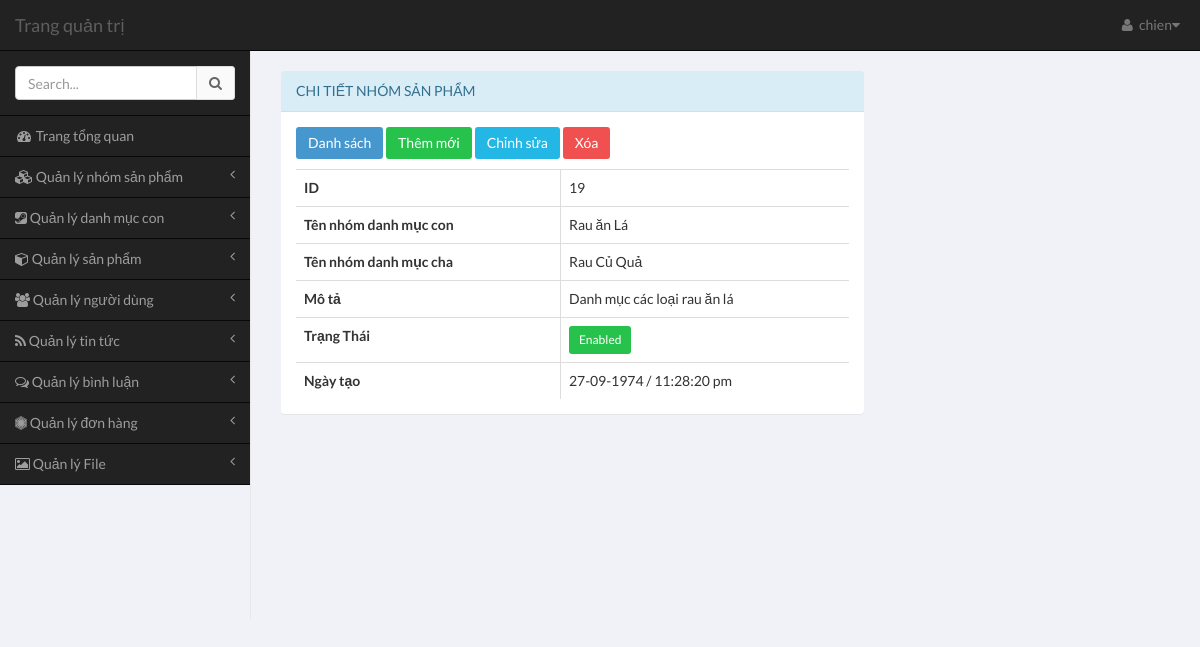
/admin/pages/index.php?module=subcate&action=view-subcate&id=19 (signed in), run on the app's committed database.
### tables this page shows
CREATE TABLE `subcategory` (
  `subcate_id` int(11) NOT NULL,
  `subcate_name` varchar(100) NOT NULL,
  `parent_id` int(11) NOT NULL,
  `description` varchar(255) DEFAULT NULL,
  `status` tinyint(6) DEFAULT '1',
  `created_date` int(11) DEFAULT NULL
);

CREATE TABLE `category` (
  `category_id` int(11) NOT NULL,
  `category_name` varchar(100) NOT NULL,
  `description` varchar(255) DEFAULT NULL,
  `status` tinyint(6) DEFAULT '1',
  `created_date` int(11) DEFAULT NULL
);

### common/database.php (called while the page is built, shortened)
<?php
$mysqli = mysqli_connect(DB_HOST, DB_USER, DB_PASS, DB_NAME);
mysqli_set_charset($mysqli,"utf8");
function get_all($table,$fiels_name = false,$field_val = false,$limit = false){
	global $mysqli;
	$data = [];
	$sql = "SELECT * FROM $table";
	$res = mysqli_query($mysqli,$sql);
	if ($res && mysqli_num_rows($res)) {
		while ($row = mysqli_fetch_assoc($res)) {
			$data[] = $row;
		}
	}
	return $data;
}
function get_one($table,$field_name,$field_value){
	global $mysqli;
	$sql = "SELECT * FROM $table WHERE $field_name = '$field_value'";
	$res = mysqli_query($mysqli,$sql);
	return mysqli_fetch_assoc($res);
}
?>

### admin/pages/modules/subcate/view-subcate.php (the view, shortened to what this page needs)
<?php
$carts = get_all('category');
if (!empty($_GET['id'])) {
	$row = get_one('subcategory','subcate_id',$_GET['id']);
}else{
	echo 'Tham so id khong hop le';
}
?>
<div class="row">
	<div class="col-md-8">
		<section class="panel panel-info" style="margin-top: 20px;">
			<header class="panel-heading" >
				Chi tiết nhóm sản phẩm
			</header>
			<div class="panel-body table-responsive">
				<p>
					<a href="index.php?module=subcate&action=list-subcate" class="btn btn-primary">
						Danh sách
					</a>
					<a href="index.php?module=subcate&action=add-subcate" class="btn btn-success">
						Thêm mới
					</a>
					<a href="index.php?module=subcate&action=edit-subcate&id=<?php echo $row['subcate_id'] ?>" class="btn btn-info">
						Chỉnh sửa
					</a>
					<a href="index.php?module=subcate&action=delete-subcate&id=<?php echo $row['subcate'] ?>" class="btn btn-danger" onclick="return confirm('Bạn có chắc chắc muốn xóa (Sẽ ảnh hưởng tới các sản phẩm)? ')">
						Xóa
					</a>
				</p>
				<?php if($row) : ?>
					<table class="table table-bordered table-hover">
						<tbody>
							<tr>
								<th>ID</th>
								<td><?php echo $row['subcate_id']; ?></td>
							</tr>
							<tr>
								<th>Tên nhóm danh mục con</th>
								<td><?php echo $row['subcate_name']; ?></td>
							</tr>
							<tr>
								<th>Tên nhóm danh mục cha</th>
								<?php foreach ($carts as $cart) {
									if($row['parent_id'] == $cart['category_id'] ) {?>
									<td><?php  echo $cart['category_name']; ?></td>
									<?php } } ?>
								</tr>
								<tr>
									<th>Mô tả</th>
									<td><?php echo $row['description']; ?></td>
								</tr>
								<tr>
									<th>Trạng Thái</th>
									<?php if( $row['status'] == 1) : ?>
										<td><span class="btn btn-success btn-sm">Enabled</span></td>
									<?php else : ?>
										<td><span class="btn btn-default btn-sm">Disabled</span></td>
									<?php endif; ?>
								</tr>
								<tr>
									<th>Ngày tạo</th>
									<td><?php echo date('d-m-Y / h:i:s a',$row['created_date']); ?></td>
								</tr>
							</tbody>
						</table>
					<?php endif; ?>
				</div>
			</section>
		</div>
	</div>

### data on the page
subcategory: subcate_id "19", subcate_name "Rau ăn Lá", description "Danh mục các loại rau ăn lá", created_date "27-09-1974 / 11:28:20 pm"
category: category_name "Rau Củ Quả"

### other printed values
$user['username'] "chien"
